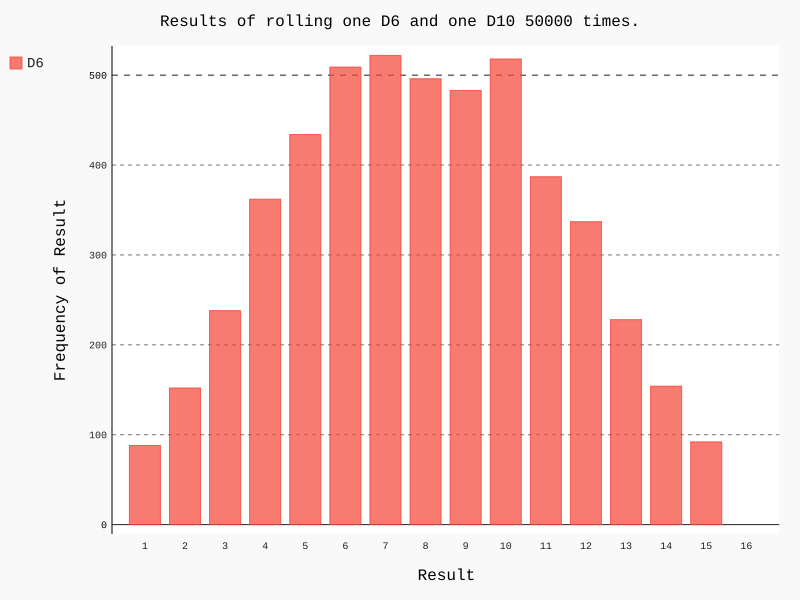

Here is the Python script that generated this plot:
from graph import Die
import pygal

die_1 = Die()
die_2 = Die(10)
results = []
for roll_num in range(5000):
    result = die_1.roll()+die_2.roll()
    results.append(result)

frequencies = []
max_result = die_1.num_sides+die_2.num_sides
for value in range(2, max_result+1):
    frequency = results.count(value)
    frequencies.append(frequency)
print(frequencies)

hist = pygal.Bar()
hist.title = 'Results of rolling one D6 and one D10 50000 times.'
hist.x_labels = ['1', '2', '3', '4', '5', '6', '7',
                 '8', '9', '10', '11', '12', '13', '14', '15', '16']
hist.x_title = 'Result'
hist.y_title = 'Frequency of Result'

hist.add('D6', frequencies)
hist.render_to_file('die_visual.svg')
